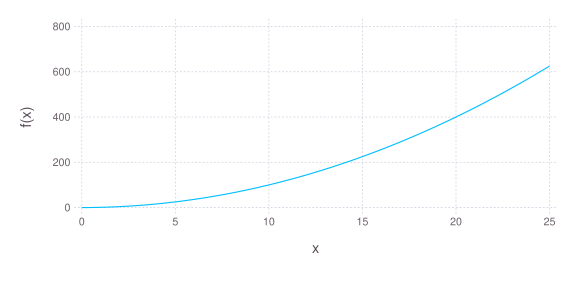

Recreate this plot in Julia.
using Gadfly
draw(SVG("gadfly.svg",6inch,3inch), plot([x -> x^2],0, 25))
pl = plot([x -> cos(x)/x], 5, 25)
draw(PNG("gadfly.png", 300, 100), pl)
